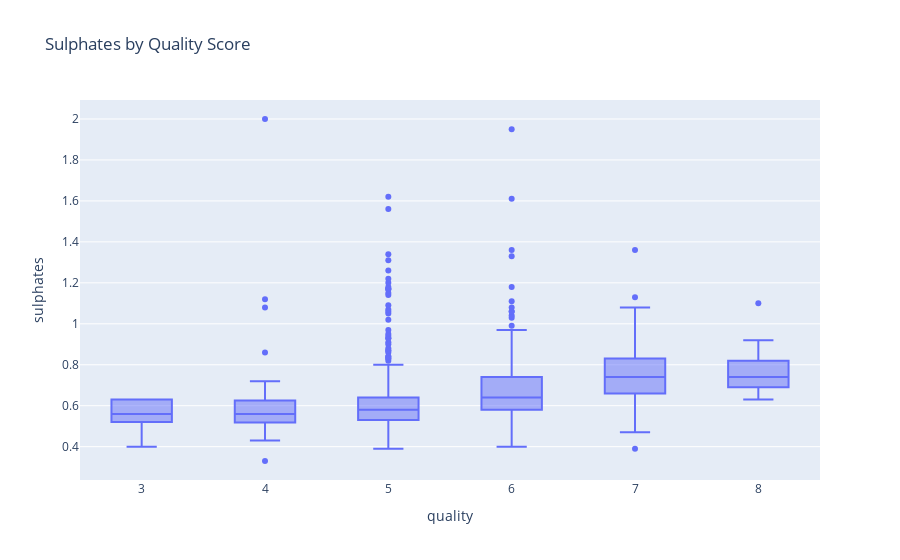

The cell this chart's notebook holds for it:
### Markdown cell above
Insight:

- Higher volatile acidity is associated with lower quality.

- Excessive acetic acid negatively impacts wine perception.

### Code cell
# Sulphates vs Quality
px.box(
    df,
    x="quality",
    y="sulphates",
    title="Sulphates by Quality Score"
)

### Figure 1 — Plotly figure (JSON) as saved in the notebook; plotly's stock layout.template omitted (floating-point values rounded to 4 significant figures; data arrays with more than 128 entries replaced by an {"elided": "..."} marker saying what was removed)
{"data": [{"alignmentgroup": "True", "hovertemplate": "quality=%{x}<br>sulphates=%{y}<extra></extra>", "legendgroup": "", "marker": {"color": "#636efa"}, "name": "", "notched": false, "offsetgroup": "", "orientation": "v", "showlegend": false, "type": "box", "x": {"elided": "1018 int values"}, "x0": " ", "xaxis": "x", "y": {"elided": "1018 float values"}, "y0": " ", "yaxis": "y"}], "layout": {"boxmode": "group", "legend": {"tracegroupgap": 0}, "title": {"text": "Sulphates by Quality Score"}, "xaxis": {"anchor": "y", "domain": [0, 1], "title": {"text": "quality"}}, "yaxis": {"anchor": "x", "domain": [0, 1], "title": {"text": "sulphates"}}}}
